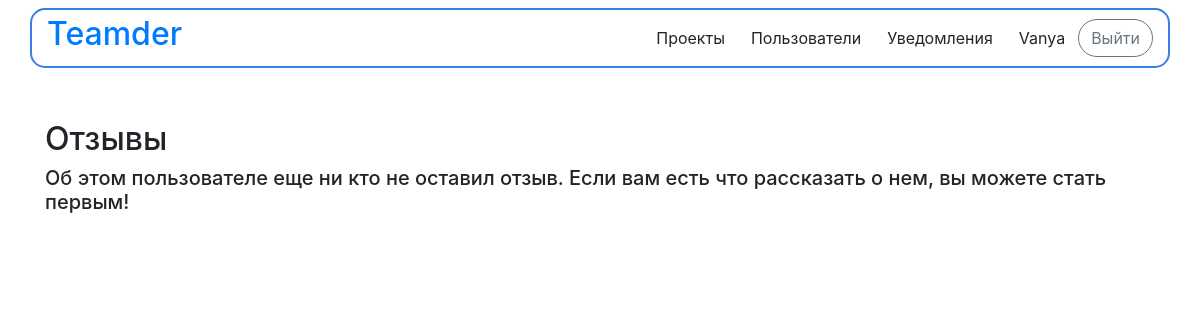
Page /accounts/detail/1/comments (signed in) on the earlier database version.
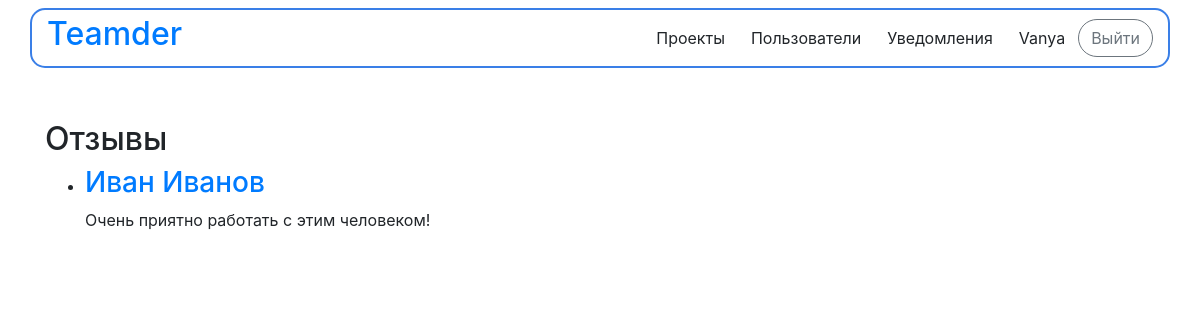
Same page on the later database version.
### teamder/apps/user_accounts/models.py (models this page shows, shortened)
class Comment(models.Model):
    sender = models.ForeignKey(get_user_model(), on_delete=models.CASCADE)
    recipient = models.ForeignKey(get_user_model(), on_delete=models.CASCADE, related_name='comments')
    text = models.CharField('Текст отзыва', max_length = 1000)
    mark = models.IntegerField('Оценка')
    class Meta:
        verbose_name = 'Отзыв'
        verbose_name_plural = 'Отзывы'

### teamder/apps/user_accounts/views.py (the view)
# urls.py: path('detail/<int:user_id>/comments', views.comments, name='comments'),
def comments(request, user_id):
    try:
        user = User.objects.get(id=user_id)
    except:
        return Http404('Пользователь не найден!')
    comments_list = user.comments.all()
    context = {
        'comments_list': comments_list,
        'current_user': user
    }
    return render(request, 'user_accounts/comments.html', context)

### teamder/templates/user_accounts/comments.html (shortened to what this page needs)
{% extends "base.html" %}
{% block content %}
<div class="container">
<h2>Отзывы</h2>
{% if comments_list %}
	<ul>
		{% for comment in comments_list %}
		<li>
			<h3><a href="{% url 'user_accounts:detail' comment.sender.id%}">{{comment.sender.first_name}} {{comment.sender.last_name}}</a></h3>
			<p>{{comment.text}}</p>
		</li>
		{% endfor %}
	</ul>
{% else %}
	<h5>Об этом пользователе еще ни кто не оставил отзыв. Если вам есть что рассказать о нем, вы можете стать первым!</h5>
{% endif %}
</div>
{% endblock %}

### teamder/templates/base.html (shortened to what this page needs)
<!DOCTYPE html>
<html lang="ru">
<head>
            <link rel="stylesheet" href="https://stackpath.bootstrapcdn.com/bootstrap/4.5.0/css/bootstrap.min.css"
>
</head>
<body>
    {% block header%}
    {% load static %}
    <nav class="navbar navbar-expand-lg fixed-top">
        <div class="container" style="border: 2px solid #3A7FE7; background-color: white; border-radius: 15px">
            <div class="navbar-header">
                <a href="http://127.0.0.1:8000/" class="navbar-brand"> <h2>Teamder</h2> </a>
            </div>
            <div>
                <ul class="nav navbar-nav mr-auto">
                     {% if user.is_authenticated %}
                        <li class="active"><a href="{% url 'projects:index' %}"><button class="btn btn-default" style="border-radius: 50px">Проекты</button></a></li>
                        <li class="active"><a href="{% url 'user_accounts:index' %}"><button class="btn btn-default" style="border-radius: 50px">Пользователи</button></a></li>
                        <li class="active"><a href="{% url 'user_accounts:notifications' %}"><button class="btn btn-default" style="border-radius: 50px">Уведомления</button></a></li>
                        <li class="active"><a href="{% url 'user_accounts:detail' user.id %}"><button class="btn btn-default" style="border-radius: 50px">{{ user.get_username }}</button></a></li>
                        <li class="active"><a href="{% url 'logout' %}?next={{request.path}}"><button class="btn btn-outline-secondary" style="border-radius: 50px">Выйти</button></a></li>
                    {% endif %}
                </ul>
            </div>
        </div>
    </nav>
    {% endblock %}
    <br><br><br><br><br>
    {% block content %}{% endblock %}
</body>
</html>

Differences in the rows shown:
added Comment: sender.first_name "Иван", sender.last_name "Иванов", text "Очень приятно работать с этим человеком!"
Other differences:
text no longer shown: "Об этом пользователе еще ни кто не оставил отзыв. Если вам есть что рассказать о нем, вы можете стать первым!"
